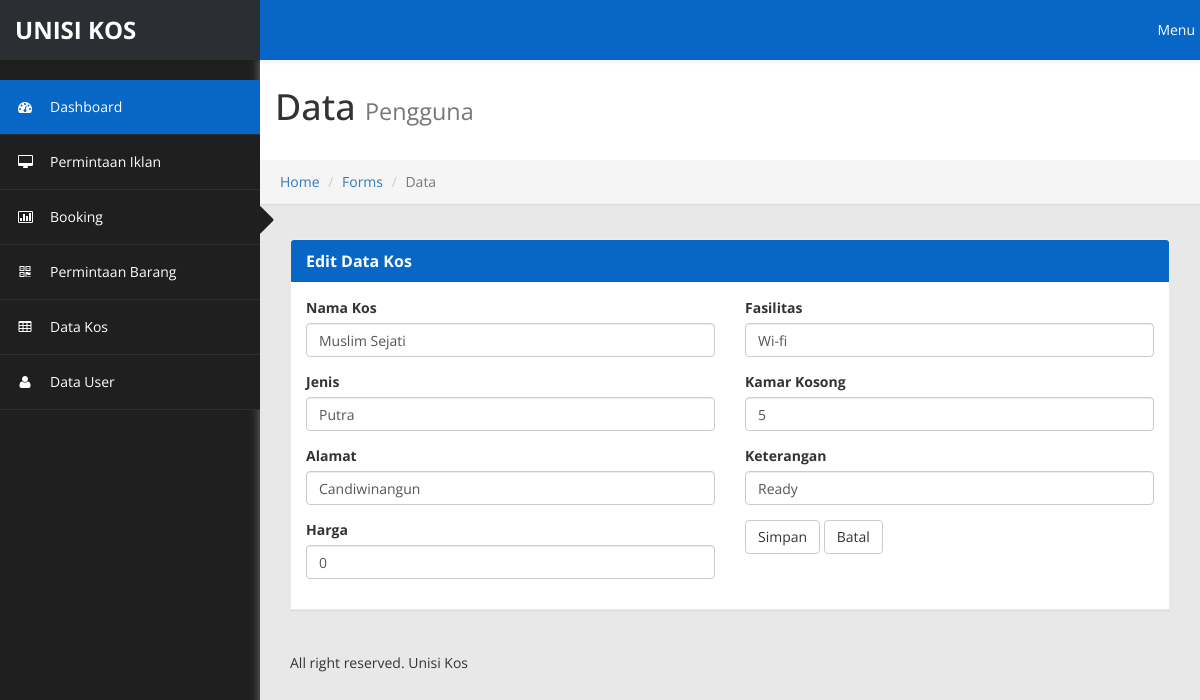
The app's page /admin/data_kos/edit/1 with its own data.
### tables this page shows
CREATE TABLE `data_kos` (
  `id_kos` int(11) NOT NULL,
  `nama_kos` varchar(20) NOT NULL,
  `id_pemilik` int(11) NOT NULL,
  `jenis` varchar(20) NOT NULL,
  `alamat` varchar(50) NOT NULL,
  `foto` varchar(50) NOT NULL,
  `harga` int(11) NOT NULL,
  `fasilitas` varchar(500) NOT NULL,
  `kamar_kosong` int(11) NOT NULL,
  `keterangan` varchar(100) NOT NULL
);

### application/controllers/admin/Data_kos.php (called while the page is built, shortened)
<?php
class Data_kos extends CI_Controller {
	function __construct(){
		$this->load->model('m_data_kos', 'm');
	}
	public function edit($id){
		$data['kos'] = $this->m->getKosById($id);
		$this->load->view('admin/v_edit_kos', $data);
	}
}
?>

### index.php (called while the page is built, shortened)
<?php
require_once BASEPATH.'core/CodeIgniter.php';

### application/models/M_data_kos.php (called while the page is built, shortened)
<?php
class M_data_kos extends CI_Model {
	public function getKosById($id){
		$this->db->where('id_kos', $id);
		$query = $this->db->get('data_kos');
		if($query->num_rows() > 0){
			return $query->row();
		}else{
			return false;
		}
	}
}
?>

### application/views/admin/v_edit_kos.php (the view, shortened to what this page needs)
<html>
<head>
    <link href="<?php echo base_url();?>assets/css/bootstrap.css" rel="stylesheet">
    <link href="<?php echo base_url();?>assets/css/font-awesome.css" rel="stylesheet">
    <link href="<?php echo base_url();?>assets/js/morris/morris-0.4.3.min.css" rel="stylesheet">
    <link href="<?php echo base_url();?>assets/css/custom-styles.css" rel="stylesheet">
    <link rel="stylesheet" href="<?php echo base_url();?>assets/js/Lightweight-Chart/cssCharts.css">
</head>
<body>
    <div id="wrapper">
        <?php
        include 'menuatas.php';
        include 'menusamping.php';
        ?>
        <div id="page-wrapper" >
		  <div class="header">
                        <h1 class="page-header">
                             Data <small>Pengguna</small>
                        </h1>
						<ol class="breadcrumb">
					  <li><a href="#">Home</a></li>
					  <li><a href="#">Forms</a></li>
					  <li class="active">Data</li>
					</ol>
		</div>
            <div id="page-inner">
              <div class="row">
                <div class="col-lg-12">
                    <div class="panel panel-default">
                        <div class="panel-heading">
                            Edit Data Kos
                        </div>
                        <div class="panel-body">
                            <div class="row">
                                <div class="col-lg-6">
                                    <form action="<?php echo base_url('admin/data_kos/update') ?>" method="post" role="form">
                                        <div class="form-group">
                                            <label>Nama Kos</label>
                                            <input class="form-control" name="nama_kos" value="<?php echo $kos->nama_kos; ?>">
                                        </div>
                                        <div class="form-group">
                                            <label>Jenis</label>
                                            <input class="form-control" name="jenis" value="<?php echo $kos->jenis; ?>">
                                        </div>
                                         <div class="form-group">
                                            <label>Alamat</label>
                                            <input class="form-control" name="alamat" value="<?php echo $kos->alamat; ?>">
                                        </div>
                                         <div class="form-group">
                                            <label>Harga</label>
                                            <input type="text" class="form-control" name="harga" value="<?php echo $kos->harga; ?>">
                                        </div>
                                </div>
                                <div class="col-lg-6">
                                       <div class="form-group">
                                            <label>Fasilitas</label>
                                            <input type="text" class="form-control" name="fasilitas" value="<?php echo $kos->fasilitas; ?>">
                                        </div>
                                        <div class="form-group">
                                            <label>Kamar Kosong</label>
                                            <input type="text" class="form-control" name="kamar_kosong" value="<?php echo $kos->kamar_kosong; ?>">
                                        </div>
                                         <div class="form-group">
                                            <label>Keterangan</label>
                                            <input type="text" class="form-control" name="keterangan" value="<?php echo $kos->keterangan; ?>">
                                        </div>
                                        <button type="submit" class="btn btn-default" name="submit">Simpan</button>
                                        <button type="reset" class="btn btn-default" name="reset">Batal</button>
                                </div>
                            </div>
                        </div>
                    </div>
                </div>
            </div>
			<footer><p>All right reserved. Unisi Kos </p></footer>
			</div>
            </div>
        </div>
</body>
</html>

### assets/css/custom-styles.css (style rules this page uses)
body { font-family: 'Open Sans', sans-serif; background: #1F1F1F; }
#wrapper { width: 100%; }
#page-wrapper { padding: 15px 15px; min-height: 600px; background: #E8E8E8; }
#page-inner { width:100%; margin:10px 20px 10px 0px; background-color:transparent; padding: 15px 30px; min-height:1200px; }
h1, .h1, h2, .h2, h3, .h3 { margin-top: 7px; margin-bottom: -5px; }
p { font-size:16px; line-height:25px; padding-top:20px; }
.panel { border-radius:0px; }
#page-wrapper { position: relative; top: 55px; box-shadow: 0 0 10px #757575; -moz-box-shadow: 0 0 10px #757575; -webkit-box-shadow: 0 0 10px #757575; }
.breadcrumb { padding: 12px 10px 12px 20px; margin-bottom: 20px; list-style: none; border-radius: 0; -webkit-box-shadow: 0 1px 1px rgba(0,0,0,.05); box-shadow: 0 1px 1px rgba(0,0,0,.05); }
.page-header { padding-bottom: 9px; margin: 0; border-bottom: 1px solid transparent; text-align: left;background-color: #fff;padding: 32px 22px 32px 15px; }
.panel-default { border-color: #ECECEC; }
.panel-default > .panel-heading { color: #FFF; border-color: #FFF; font-weight:bold; background: #0866C6; font-size: 16px; text-shadow: none; }
.panel-heading { border-bottom: 1px solid transparent; border-top-left-radius: 3px; border-top-right-radius: 3px; }
footer p { font-size: 14px; }
@media (min-width:768px) { #page-wrapper { margin: 0 0 0 260px; padding: 0; min-height: 1200px; } }

### records on screen
data_kos: nama_kos "Muslim Sejati", jenis "Putra", alamat "Candiwinangun", harga "0", fasilitas "Wi-fi", kamar_kosong "5", keterangan "Ready"
